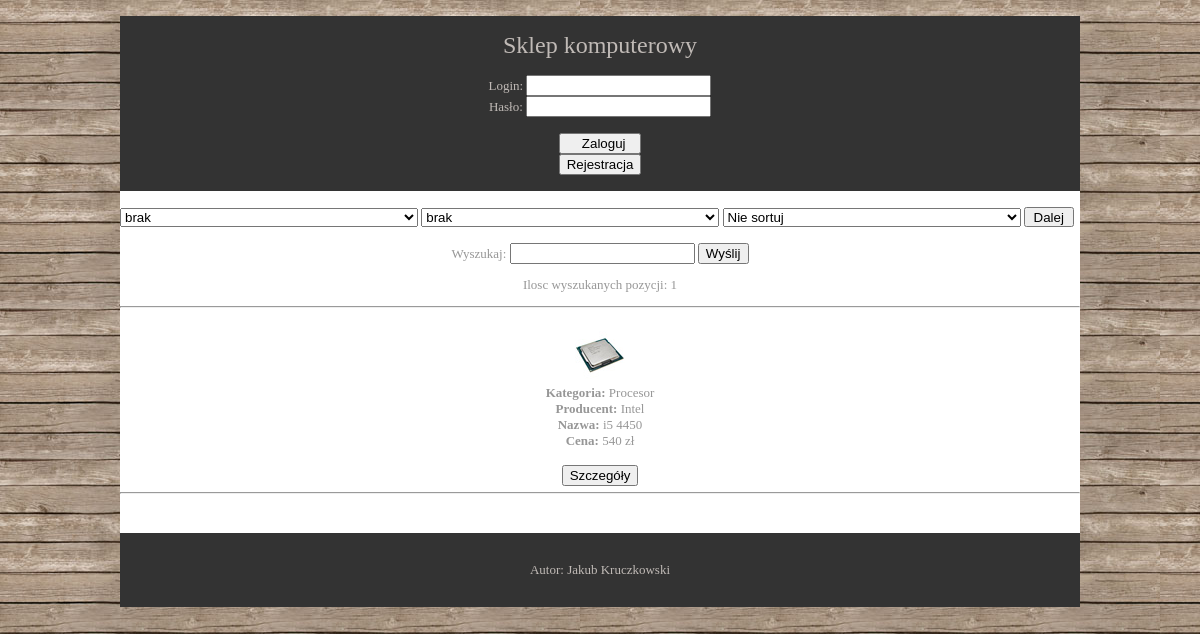
Screenshot of /index2.php?imie=Dobrze wykonany with the database file from the repository.
### tables this page shows
CREATE TABLE `produkt` (
  `ID` smallint(6) NOT NULL,
  `Producent_ID` smallint(6) NOT NULL,
  `Nazwa` text NOT NULL,
  `Kategoria` text NOT NULL,
  `Cena` double NOT NULL,
  `Opis` text NOT NULL,
  `Zdjecie` text NOT NULL
);

CREATE TABLE `producent` (
  `ID` smallint(6) NOT NULL,
  `Nazwa` text NOT NULL,
  `Adres` text NOT NULL
);

### index2.php (the view, shortened to what this page needs)
<!DOCTYPE html>
<html lang="en" dir="ltr">
<head>
	<link rel="stylesheet" href="style.css" type="text/css">
</head>
<body>
<br>
<div class="wrapper cz1">
	<header id="header" class="clear">
	<br><h1>Sklep komputerowy</h1><br>
	</header>
<?php
if (@$_SESSION['logowanie'] == 'zalogowano') {
echo "<br><div class='logowanie'>";
echo "<p> Zalogowany jako: ".$_SESSION['user']."</p>";
echo "<form method='post' action='wyloguj.php'><br><br>";
echo "<input class='input-btn' type='submit' name='wyloguj' value=' Wyloguj'><br>";
echo "</form>";
echo "<form method='post' action='koszyk.php'>";
echo "<input class='input-btn' type='submit' name='do_koszyka' value=' Koszyk '>";
echo "</form>";
echo "</div><br>";
}
else{
	echo '<div class="logowanie">';
	echo '<form method="post" action="zaloguj.php">';
	echo 'Login: <input type="text" name="login"><br>';
	echo 'Hasło: <input type="password" name="haslop"><br><br>';
	echo '<input type="submit" name="submitlog" value="    Zaloguj  ">';
	echo '</form>';
	echo '<form method="post" action="rejestracja.php">';
	echo '<input type="submit" name="submitlog" value="Rejestracja">';
	echo '</form>';
	echo '</div><br>';
}
?>
</div>
<div class="wrapper cz2"><br>
<?php
$polaczenie = mysql_pconnect("localhost", "root", "") or die ("Nie mozna polaczyc sie z serwerem");
		if($_POST) {
		$c1 = $_POST["kategoria"];
		$c2 = $_POST["producent"];
		$c3 = $_POST["cena"];
		}
		else {
		$c3 = null;
		}
?>
<form action="index.php" method="post" style="text-align: left">
<select name="kategoria" style="width: 298px">
	<option>brak</option>
</select>
<select name="producent" style="width: 298px">
    <option>brak</option>
</select>
<select value="malejaco" name="cena" style="width: 298px">
    <option <?php if($c3 == "Nie sortuj") echo "selected"?>>Nie sortuj</option>
</select>
<input type="submit" value="Dalej" style="width: 50px; height:20px;"/>
</form>
 <form action="index2.php" method="GET"><br>
  Wyszukaj: <input type=text name="imie"/>
  <input type=submit value="Wyślij"/>
  </form>
<?php
@$wyszukaj = $_GET['imie'];
$zapytanie = "select produkt.ID, producent.Nazwa, produkt.Nazwa, Kategoria, Opis, Cena, Zdjecie from produkt INNER JOIN producent ON produkt.Producent_ID = producent.ID ";
if ($wyszukaj!="") {
        $zapytanie = $zapytanie . " where Opis like '%".$wyszukaj."%'";
    }
else{
$zapytanie = "select produkt.ID, producent.Nazwa, produkt.Nazwa, Kategoria, Opis, Cena, Zdjecie from produkt INNER JOIN producent ON produkt.Producent_ID = producent.ID ORDER BY produkt.ID";
}
$wynik=mysql_query($zapytanie, $polaczenie) or die(mysql_error());
$ile_znalezionych=mysql_num_rows($wynik);
echo '<p>Ilosc wyszukanych pozycji: '.$ile_znalezionych.'</p><hr><br>';
for ($i = 0; $i < $ile_znalezionych; $i++)
{
    $dane = mysql_fetch_array($wynik);
echo '<div style="width: 25%; display:inline-block;">';
    for ($j = 0; $j < 7; $j++)
    {
        if ($j==0)
			echo "<img src=".$dane[6]." alt='obrazek'><br />";
        if ($j==2)
            echo "<b>Producent: </b>".$dane[1]."<br />";
        if ($j==3)
            echo "<b>Nazwa: </b>".$dane[2]."<br />";
        if ($j==1)
            echo "<b>Kategoria: </b>".$dane[3]."<br/>";
        if ($j==5)
            echo "<b>Cena: </b>".$dane[5]." zł<br />";
    }
	echo'<br>';
  echo '<form action="szczegoly.php" method="post" style="text-align: left">';
  echo  '<input type="submit" value="Szczegóły" style="margin : 0 auto; display: block;"/>';
  echo "</form>";
  echo '</div>';
}
echo "<hr>";
?>
<br>
<br>
</div>
<div class="wrapper cz1">
  <footer id="stopka" class="clear">
    <br><p>Autor: Jakub Kruczkowski</p><br>
  </footer>
</div>
<br>
</body>
</html>

### style.css (style rules this page uses)
body { margin:0; padding:0; font-size:13px; font-family:Georgia, "Times New Roman", Times, serif; background-image: url("bg1.jpg"); }
div.wrapper { display:block; margin:0 auto; width:960px; text-align:center; }
.cz1 { color:#C0BAB6; background-color:#333333; }
.cz2 { color:#979797; background-color:#FFFFFF; }
#header, #container, #footer { display:block; width:960px; }
h1, h2, h3, h4, h5, h6 { margin:0; padding:0; font-size:24px; font-weight:normal; font-style:normal; line-height:normal; }
* { box-sizing: border-box; }

### rows the page displays
produkt: Zdjecie (picture), Kategoria "Procesor", Producent_ID.Nazwa "Intel", Nazwa "i5 4450", Cena "540"

### other values shown
$ile_znalezionych "1"
